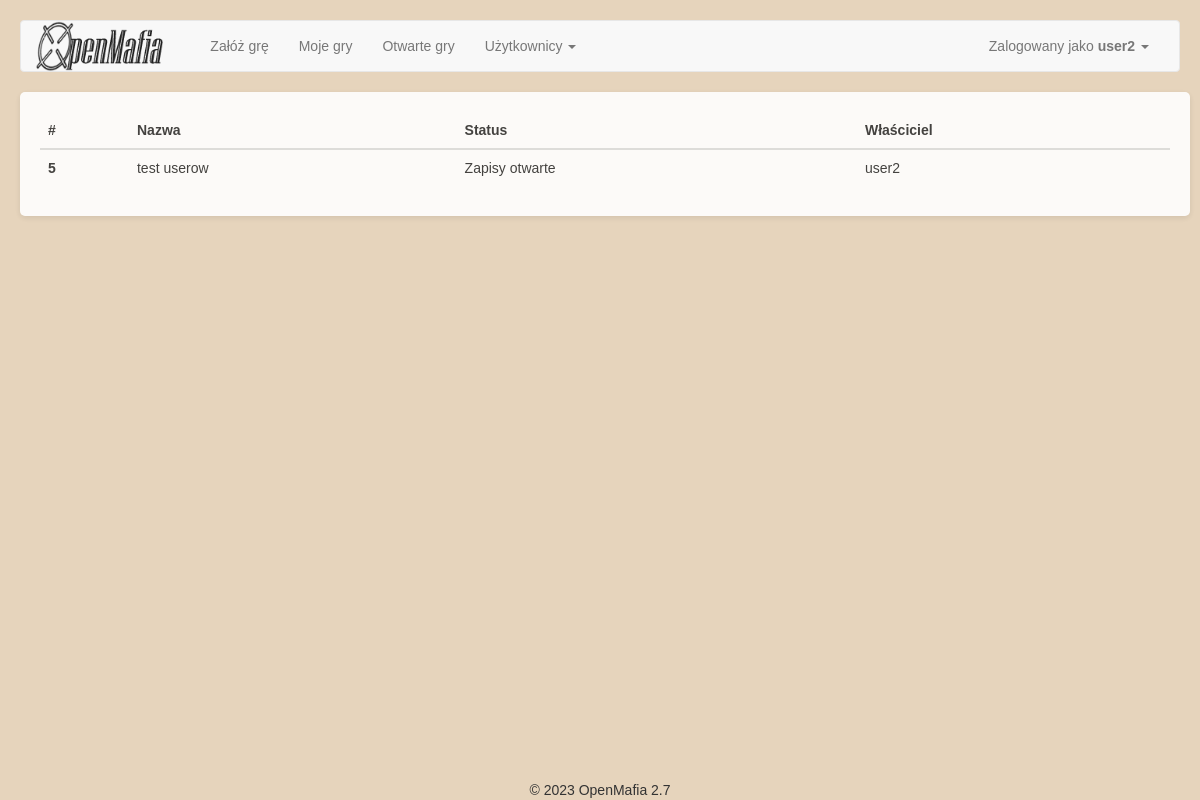
The app's page /game/list (signed in) with its own data.
### app/Engine/DB/models.py (models this page shows, shortened)
class User(db.Model):
    __tablename__ = 'User'
    id = db.Column(db.Integer, primary_key=True)
    user = db.Column(db.String(64), unique=True)
    password = db.Column(db.String(500))
    name = db.Column(db.String(500))
    email = db.Column(db.String(120), unique=True)
    is_active = db.Column(db.Boolean)
    def is_active(self):
        return True

class Game(db.Model):
    __tablename__ = 'Game'
    id = db.Column(db.Integer, primary_key=True)
    name = db.Column(db.String(500))
    day_no = db.Column(db.Integer)
    phase = db.Column(db.Integer)
    status_id = db.Column(db.Integer, ForeignKey('Status.id'), default=1)
    owner_id = db.Column(db.Integer, ForeignKey('User.id'))
    start_time = db.Column(db.DateTime(timezone=True))
    game_type_id = db.Column(db.Integer, ForeignKey('GameType.id'))
    owner = relationship("User", uselist=False)
    status = relationship("Status", uselist=False)
    game_players = relationship("GamePlayer", back_populates='game')
    roles = relationship("Game_Roles")
    phases = relationship("Game_Phases")
    game_config = relationship("Game_Configuration")
    game_type = relationship("GameType")

class Status(db.Model):
    __tablename__ = 'Status'
    id = db.Column(db.Integer, primary_key=True)
    name = db.Column(db.String(100))
    visible_name = db.Column(db.String(100))

### app/SetupGameModule/views.py (the view)
@SetupGameModule.route('list', methods=['GET', 'POST'])
@SetupGameModule.route('list/<game_type>', methods=['GET', 'POST'])
@login_required
def game_list(game_type='open_games'):
    db_api = GameApi()
    games = db_api.list_games(game_type)
    return render_template('SetupGameModule_list.html', games=games)

### app/Engine/DB/db_api.py (called while the page is built)
    def list_games(self, game_type='all', user=None):
        if game_type == 'all':
            return Game.query.all()
        elif game_type == 'all_but_cancelled':
            status_id = self._get_status_id('cancelled')
            return Game.query.filter(Game.status_id != status_id).all()
        elif game_type == 'open_games':
            status_id = self._get_status_id('enrollment_open')
            return Game.query.filter(Game.status_id == status_id).all()
        elif game_type == 'my_games':
            if user is None:
                user = current_user
            games = Game.query.all()
            return [game for game in games if user.id in [player.user_id for player in game.game_players]]
        else:
            return None

    def _get_status_id(self, status_name):
        statuses = Status.query.all()
        return [status.id for status in statuses if status.name == status_name][0]

### app/views.py (called while the page is built)
@app.before_request
def before_request():
    g.user = current_user

@lm.user_loader
def load_user(id):
    return User.query.get(int(id))

### app/SetupGameModule/templates/SetupGameModule_list.html (shortened to what this page needs)
{% extends "base.html" %}
{% import "bootstrap/wtf.html" as wtf %}
{% block styles %}
{{ super() }}
<link rel="stylesheet" type="text/css" href="{{ url_for('SetupGameModule.static', filename='css/styles.css') }}">
{% endblock %}
{%block main_content%}
    {% if games|length > 0 %}
    <table class="table table-hover">
      <thead>
        <tr>
          <th scope="col">#</th>
          <th scope="col">Nazwa</th>
          <th scope="col">Status</th>
          <th scope="col">Właściciel</th>
        </tr>
      </thead>
      <tbody>
        {% for game in games %}
        {% if game.status.name == 'in_progress'%}
        {% set link = '../' + game.id|string + '/lobby' %}
        {% else %}
        {% set link = '../' + game.id|string + '/game_configuration' %}
        {% endif %}
        <tr onclick="document.location = '{{ link }}';">
         <th scope="row">{{ game.id }}</th>
            <td>{{ game.name }}</td>
            <td>{{ game.status.visible_name }}</td>
            <td>{{ game.owner.name }}</td>
        </tr>
        {% endfor %}
        </tbody>
    </table>
    {% else %}
    Brak gier do wyświetlenia.
    {% endif %}
{%endblock%}

### app/templates/base.html (shortened to what this page needs)
{% extends "bootstrap/base.html" %}
{% block styles %}
{{ super() }}
<link rel="stylesheet" type="text/css" href="{{ url_for('static', filename='css/base_styles.css') }}">
<link rel="stylesheet" type="text/css" href="{{ url_for('static', filename='css/bootstrap_table.css') }}">
{% endblock %}
{% block navbar %}
<nav class="navbar navbar-default" id="nav">
	<div class="container-fluid">
	  <div class="navbar-header">
		<a href="/"><img height="50" style="padding-right: 32px" src="{{ url_for('static', filename='images/logo.png') }}"/></a>
	  </div>
	  <div class="collapse navbar-collapse" id="bs-example-navbar-collapse-1">
		<ul class="nav navbar-nav">
			<li {{ 'class=active' if request.endpoint == 'SetupGameModule.setup_game' }} ><a href="{{ url_for('SetupGameModule.setup_game')}}">Załóż grę</a></li>
			<li><a href="{{ url_for('SetupGameModule.game_list')}}/my_games">Moje gry</a></li>
			<li><a href="{{ url_for('SetupGameModule.game_list')}}/open_games">Otwarte gry</a></li>
			<li class="dropdown">
				<a href="#" class="dropdown-toggle" data-toggle="dropdown" role="button" aria-haspopup="true" aria-expanded="false">Użytkownicy <span class="caret"></span></a>
			</li>
		</ul>
		<ul class="nav navbar-nav navbar-right">
		  <li><a href="#"></a></li>
		  <li class="dropdown">
			<a href="#" class="dropdown-toggle" data-toggle="dropdown" role="button" aria-haspopup="true" aria-expanded="false">
				{% if current_user.is_authenticated %}
				Zalogowany jako <b>{{ current_user.user }}</b>
				{% else %}
					Gość
				{% endif %}
				<span class="caret"></span>
			</a>
		  </li>
		</ul>
	  </div>
	</div>
  </nav>
{% endblock %}
{%block content %}
<div class="container">
	{%block main_content%}{%endblock%}
</div>
{% block footer %}
<div class="footer">&copy; 2023 OpenMafia 2.7</div>
{%- endblock footer %}
{%endblock%}

### app/static/css/base_styles.css (style rules this page uses)
.footer { position: fixed; left: 0; bottom: 0; width: 100%; text-align: center; text-size: small; }
@media (min-width: 768px) { body { font-family: Arial, sans-serif; background-color: rgb(230, 212, 188); margin: 0; padding: 20px; height: 100vh; } }
@media (min-width: 768px) { .container { margin: 0 auto; background-color: #ffffff; border-radius: 5px; padding: 20px; box-shadow: 0 2px 6px rgba(0, 0, 0, 0.1); opacity: 0.9; } }

### records on screen
User: user "user2"
Game: id "5", name "test userow", status.visible_name "Zapisy otwarte", owner.name "user2"
